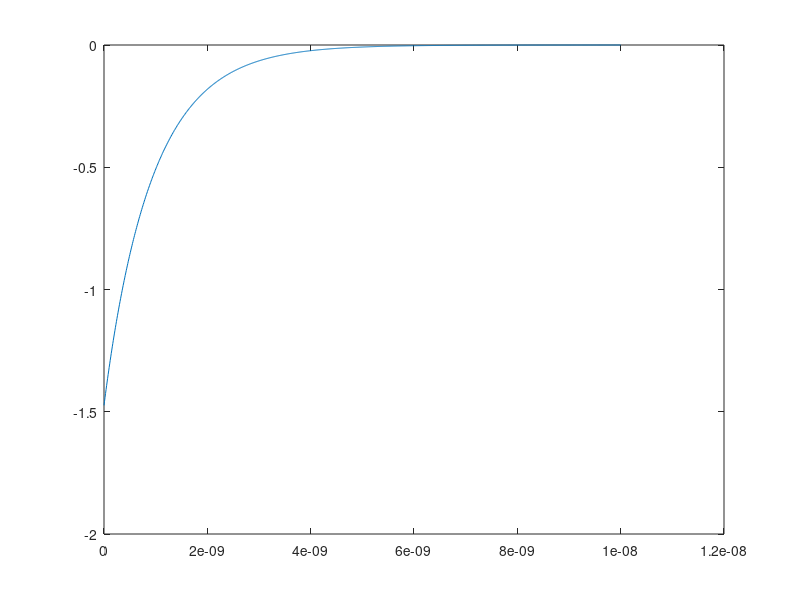

MATLAB code for this plot:
%Zeta potential calculation using Guoy-Chapman theory
%assuming flat surface and symmetrical electrolytes
%Author: Magdalena Hudek (magdalena.hudek@strath.ac.uk)

%%%%%%%%%%%%%%%%%%%%%%%%%%%%%%%%%%%%%%%%%%%%%%%%%%%%%%%%
%  POTENTIALLY NOT QUITE RIGHT
%%%%%%%%%%%%%%%%%%%%%%%%%%%%%%%%%%%%%%%%%%%%%%%%%%%%%%%%


clear all;

c=0.1; % bulk ion conc. (mol L^-1)
T=300; % Temperature (K)
z=1;   % valance of the electrolyte (/)    


eps_0=8.85e-12;  %permittivity of free space (C V^-1 m^-1)
eps_r=80;        % relative permittivity of water (/)
F=9.649e4;       % Faraday constant (C mol^-1)
R=8.314;         %gas constant (J mol^-1 K^-1)
el= 1.602e-19;    %el. charge (C)


rd = ((5)*el)/2.646e-17 %charge at the slipping plane density (C m^-2) 

%unit conversion to SI
c=0.1*10^3; % mol/L to mol/m^3

k2 = (2*F^2*c*z^2)/(eps_0*eps_r*T*R)  ;  %square of inverse debye length (m^-2)
k = sqrt(k2);  % inverse Debye length (m^-1)

p=sqrt(1/(8*eps_r*eps_0*c*R*T)); %constants group

yd = (2/z)*asinh(-p*rd); %unitless poential
psi_d = (yd *R*T)/F;     %measureble kinetic potential (zeta-pot) V

x = linspace(0,10^(-8),1000);
psi = psi_d .* exp(-k*x);
y = 4/z * atanh( tanh((z*yd)/4)*exp(-k.*x));

plot(x,y);

rho_d_t = -11.73*sqrt(0.1)*sinh(0.0195*(-40))
